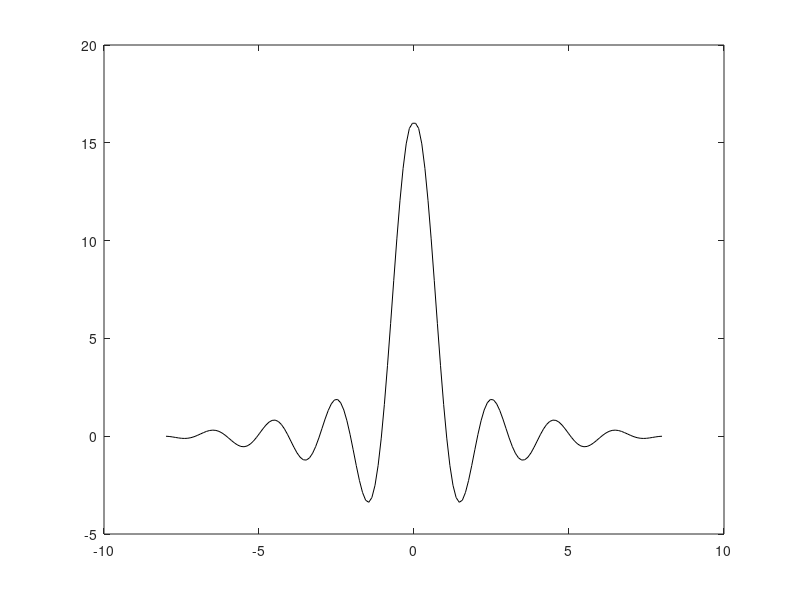

The MATLAB script that drew this image:
clear all;
N=16;   %number of phase encoding steps.
n=-N/2+1:N/2;
x=linspace(0,1,N*10);

for i=1:length(x)
    
k(i)=sum(exp(1i*x(i)*n*2*pi));
end

k=fftshift(k);
figure;plot((x-0.5)*N,real(k),'k-');